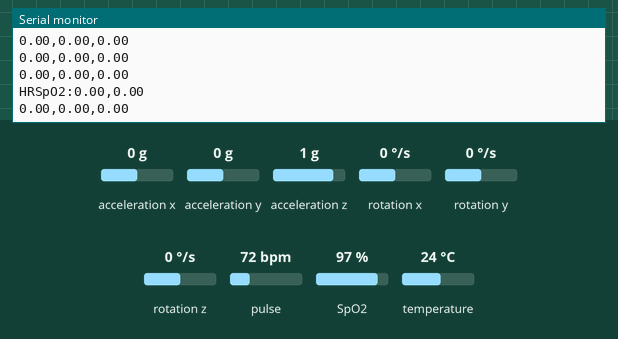
This sketch was run on a simulated Arduino Uno, built with avr-gcc and run on an emulated ATmega328P. On the bench: the last lines printed to the serial monitor. The inputs (shaded band) are chosen by the test bench; at power-on: rotation x 0 °/s, rotation y 0 °/s, rotation z 0 °/s, pulse 72 bpm, SpO2 97 %, acceleration x 0 g, acceleration y 0 g, acceleration z 1 g, temperature 24 °C.

Above: at 1.2 s.
1.3 s: rotation x set to -192 °/s
At 1.35 s:
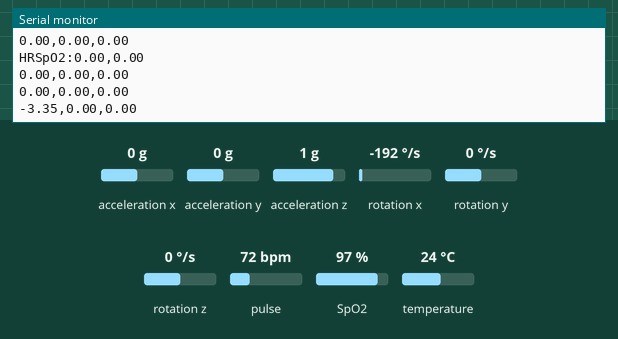
2.8 s: rotation y set to -192 °/s
At 2.8 s:
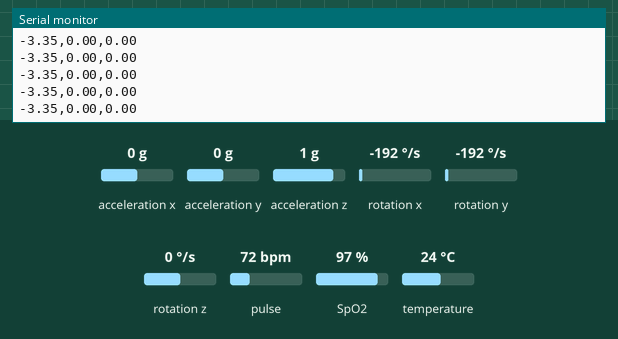
4.3 s: rotation z set to -192 °/s
At 4.35 s:
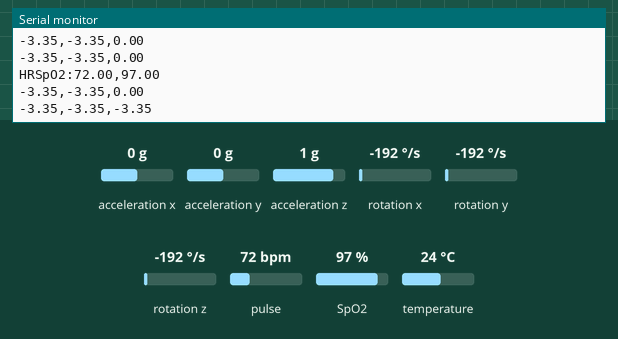
5.8 s: pulse set to 42 bpm
At 5.8 s:
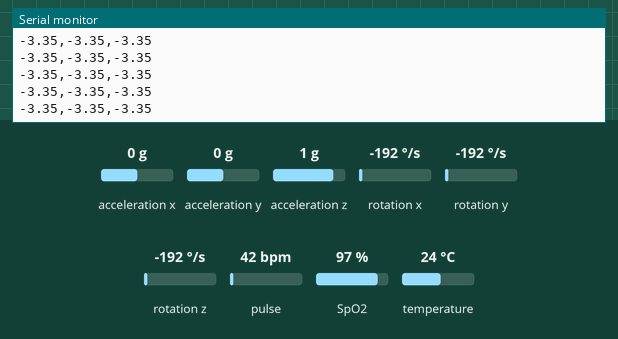
7.3 s: SpO2 set to 80 %
At 7.46 s:
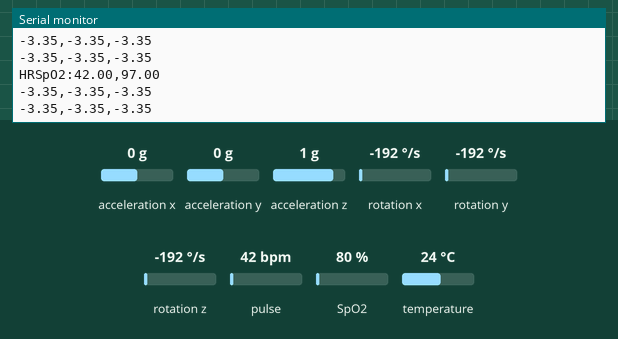
Timing chart, 0 to 9.8 s (numbered marks = the images above; inputs shaded):
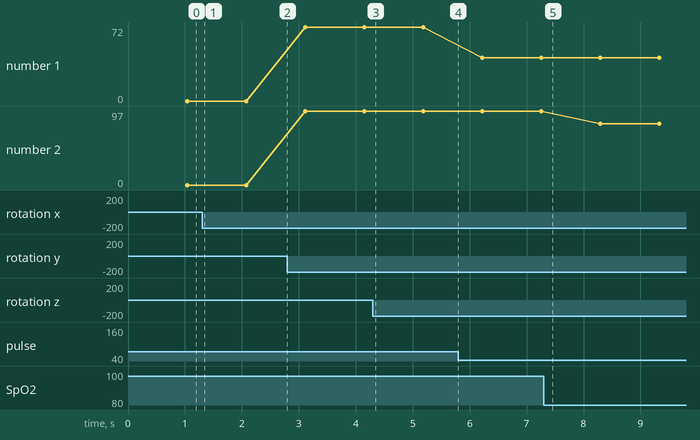

The sketch:

Gyro_Carja.ino
```cpp
#include <Wire.h>
#include <Adafruit_MPU6050.h>
#include <Adafruit_Sensor.h>
#include <MAX30100_PulseOximeter.h>

Adafruit_MPU6050 mpu;
PulseOximeter pox;

void setup() {
  Serial.begin(19200);
  while (!Serial) delay(10); // Wait for serial port to open

  // Initialize MPU6050
  if (!mpu.begin()) {
    Serial.println("Failed to find MPU6050 chip");
    while (1) {
      delay(10);
    }
  }

  mpu.setAccelerometerRange(MPU6050_RANGE_8_G);
  mpu.setGyroRange(MPU6050_RANGE_500_DEG);
  mpu.setFilterBandwidth(MPU6050_BAND_21_HZ);
  Serial.println("MPU6050 Found!");

  // Initialize MAX30100
  if (!pox.begin()) {
    Serial.println("Failed to initialize pulse oximeter");
    while (1) {
      delay(10);
    }
  }

  Serial.println("MAX30100 Found!");
}

void loop() {
  // Update MAX30100
  pox.update();

  // Read data from MPU6050
  sensors_event_t a, g, temp;
  mpu.getEvent(&a, &g, &temp);

  // Send MPU6050 data every 100 ms
  String dataString = String(g.gyro.x, 2) + "," + String(g.gyro.y, 2) + "," + String(g.gyro.z, 2);
  Serial.println(dataString);

  // Send MAX30100 data every second
  static uint32_t lastReportTime = 0;
  if (millis() - lastReportTime > 1000) {
    float heartRate = pox.getHeartRate();
    float spo2 = pox.getSpO2();
    String heartRateSpO2 = String(heartRate, 2) + "," + String(spo2, 2);
    Serial.println("HRSpO2:" + heartRateSpO2);
    lastReportTime = millis();
  }

  delay(100); // Adjust the delay as needed
}
```

Measured:
- after the input at 1.3 s, the serial monitor: prints a new line after 0.05 s (image 1)
- after the input at 4.3 s, the serial monitor: prints a new line after 0.05 s (image 3)
- plotted number 1: 72 → 42 after the input at 5.8 s
- plotted number 2: 97 → 80 after the input at 7.3 s
